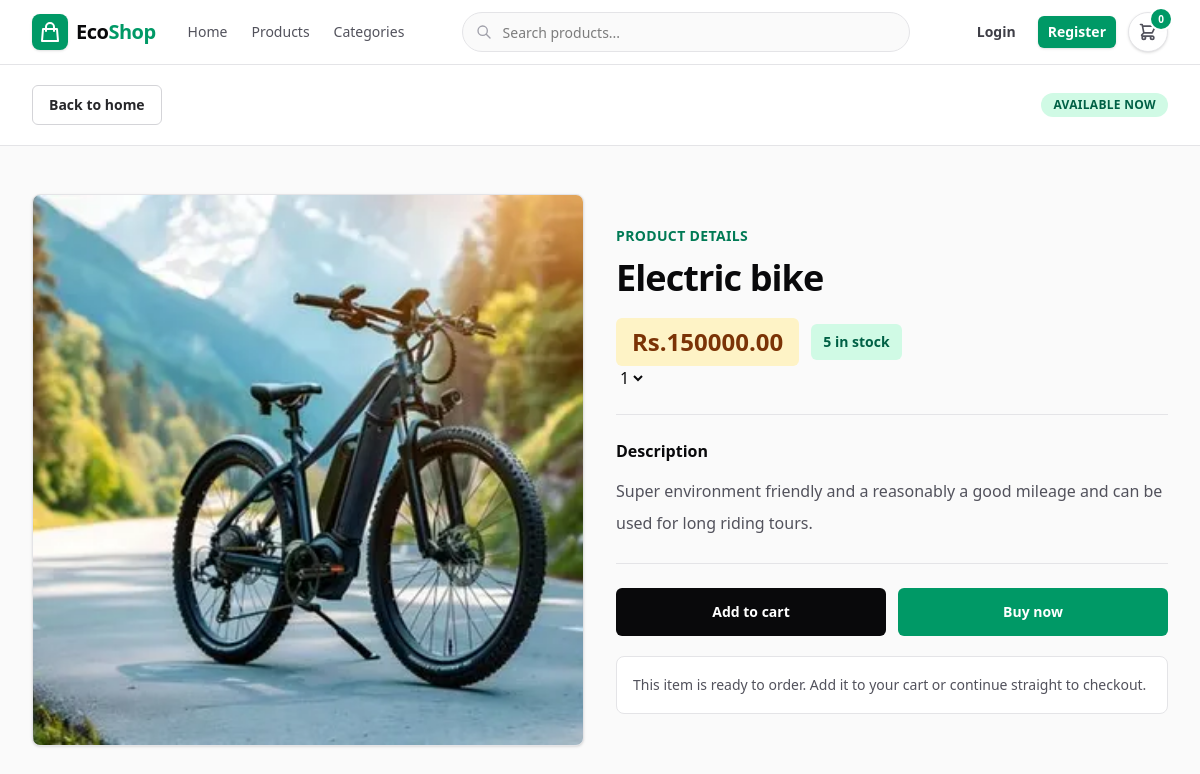
/myapp/electric-bike, run on the app's committed database.
### myapp/models.py (models this page shows, shortened)
class Product(models.Model):
    name = models.CharField(max_length=100)
    price = models.FloatField()
    description = models.TextField()
    image = models.ImageField(upload_to='images/')
    slug = models.SlugField(unique=True, blank=True)
    stock = models.IntegerField()
    active = models.BooleanField()

### myapp/views.py (the view)
# urls.py: path('<slug:slug>', views.detail, name="detail"),
def detail(request,slug):
    product = get_object_or_404(Product, slug=slug)
    return render(request, 'myapp/detail.html', {
        'product':product
    })

### cart/cart.py (called while the page is built)
    def __len__(self):
        return sum(int(item.get('qty', 0)) for item in self.cart.values())

### cart/context_processors.py (called while the page is built)
def cart(request):
    return{'cart':Cart(request)}

### myapp/templates/myapp/detail.html (shortened to what this page needs)
{% extends 'myapp/base.html' %}
{% block body %}
<main class="min-h-screen bg-zinc-50 text-zinc-950">
    <section class="border-b border-zinc-200 bg-white">
        <div class="mx-auto flex max-w-7xl items-center justify-between gap-4 px-4 py-5 sm:px-6 lg:px-8">
            <a
                href="{% url 'myapp:index' %}"
                class="inline-flex h-10 items-center justify-center rounded-md border border-zinc-300 bg-white px-4 text-sm font-semibold text-zinc-800 transition hover:border-emerald-600 hover:text-emerald-700"
            >
                Back to home
            </a>
            {% if product.active %}
                <span class="rounded-full bg-emerald-100 px-3 py-1 text-xs font-semibold uppercase tracking-wide text-emerald-800">
                    Available now
                </span>
            {% else %}
                <span class="rounded-full bg-zinc-200 px-3 py-1 text-xs font-semibold uppercase tracking-wide text-zinc-700">
                    Currently unavailable
                </span>
            {% endif %}
        </div>
    </section>
    <section class="mx-auto grid max-w-7xl gap-8 px-4 py-8 sm:px-6 lg:grid-cols-2 lg:px-8 lg:py-12">
        <div class="overflow-hidden rounded-lg border border-zinc-200 bg-white shadow-sm">
            <div class="aspect-square bg-zinc-100">
                {% if product.image %}
                    <img
                        src="{{ product.image.url }}"
                        alt="{{ product.name }}"
                        class="h-full w-full object-cover"
                    >
                {% else %}
                    <div class="flex h-full items-center justify-center px-6 text-center text-sm font-medium text-zinc-500">
                        Image coming soon
                    </div>
                {% endif %}
            </div>
        </div>
        <div class="flex flex-col justify-center">
            <p class="text-sm font-semibold uppercase tracking-wide text-emerald-700">Product details</p>
            <h1 class="mt-3 text-3xl font-bold tracking-tight sm:text-4xl">{{ product.name }}</h1>
            <div class="mt-5 flex flex-wrap items-center gap-3">
                <p class="rounded-md bg-amber-100 px-4 py-2 text-2xl font-bold text-amber-900">
                    Rs.{{ product.price|floatformat:2 }}
                </p>
                {% if product.stock > 0 %}
                    <p class="rounded-md bg-emerald-100 px-3 py-2 text-sm font-semibold text-emerald-800">
                        {{ product.stock }} in stock
                    </p>
                {% else %}
                    <p class="rounded-md bg-rose-100 px-3 py-2 text-sm font-semibold text-rose-800">
                        Out of stock
                    </p>
                {% endif %}
            </div>
            <div>
                <select name="" id="select">
                    <option value="">1</option>
                </select>
            </div>
            <div class="mt-6 border-y border-zinc-200 py-6">
                <h2 class="text-base font-semibold text-zinc-950">Description</h2>
                <p class="mt-3 text-base leading-8 text-zinc-600">
                    {{ product.description }}
                </p>
            </div>
            <div class="mt-6 grid gap-3 sm:grid-cols-2">
                <button
                    id="atc"
                    value="{{product.id}}"
                    type="button"
                    class="add-to-cart-btn flex h-12 items-center justify-center rounded-md bg-zinc-950 px-5 text-sm font-semibold text-white transition hover:bg-emerald-700 disabled:cursor-not-allowed disabled:bg-zinc-300 disabled:text-zinc-500"
                    data-product-id="{{ product.id }}"
                    data-qty-selector="#select"
                >
                    Add to cart
                </button>
                <button
                    type="button"
                    class="flex h-12 items-center justify-center rounded-md bg-emerald-600 px-5 text-sm font-semibold text-white transition hover:bg-emerald-700 disabled:cursor-not-allowed disabled:bg-zinc-300 disabled:text-zinc-500"
                >
                    Buy now
                </button>
            </div>
            <div class="mt-5 rounded-lg border border-zinc-200 bg-white p-4 text-sm leading-6 text-zinc-600">
                {% if product.active and product.stock > 0 %}
                    This item is ready to order. Add it to your cart or continue straight to checkout.
                {% elif product.active %}
                    This item is active but stock is currently unavailable.
                {% else %}
                    This item is not available for purchase right now.
                {% endif %}
            </div>
        </div>
    </section>
</main>
{% endblock %}

### data on the page
Product: image (picture), name "Electric bike", price "150000.00", stock "5", description "Super environment friendly and a reasonably a good mileage and can be used for long riding tours."

### other printed values
{{ cart|length }} "0"
